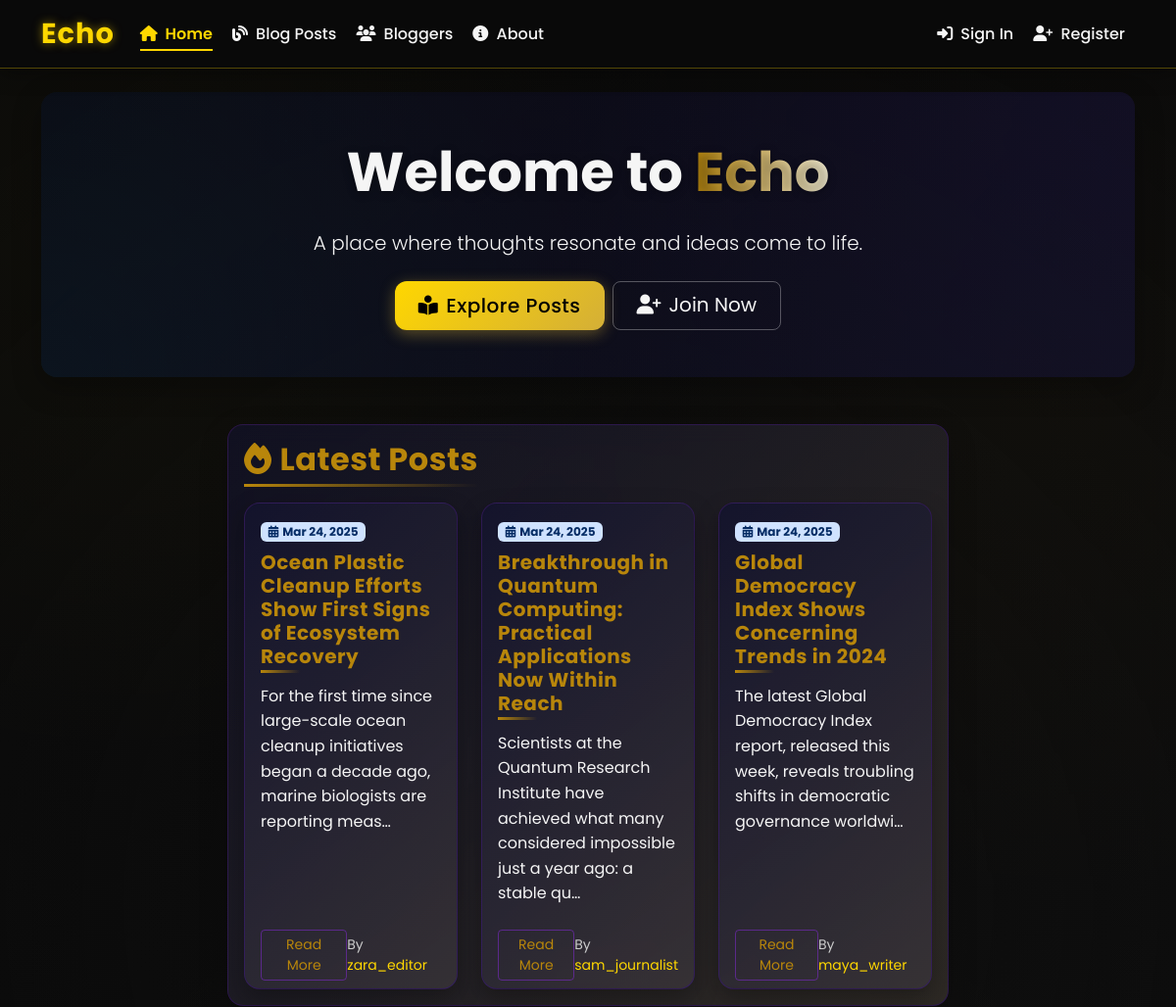
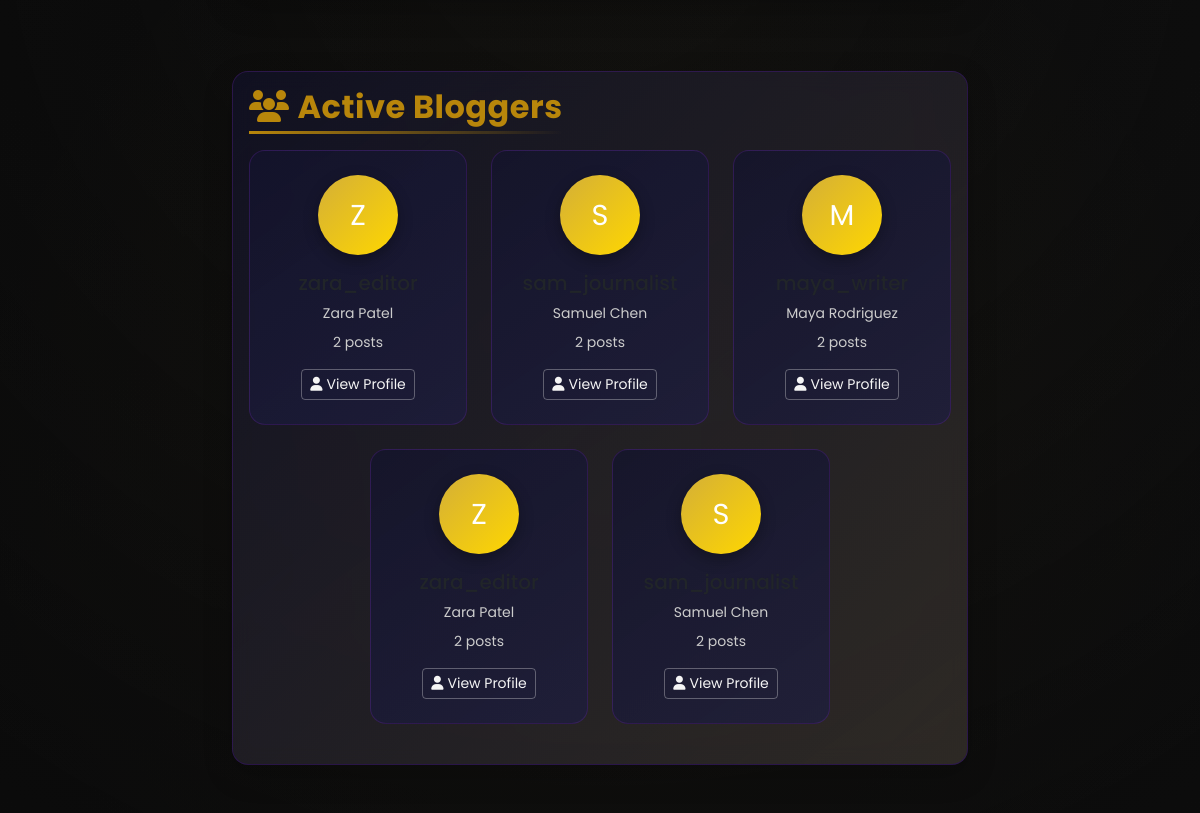
The page / on the database its author committed (2 pictures, top to bottom).
### app/models.py (models this page shows, shortened)
class BlogPost(models.Model):
    title = models.CharField(max_length=200)
    content = models.TextField()
    featured_image = models.ImageField(upload_to='blog_images/', null=True, blank=True)
    author = models.ForeignKey(User, on_delete=models.CASCADE, related_name='blog_posts')
    categories = models.ManyToManyField(Category, related_name='posts', blank=True)
    created_at = models.DateTimeField(auto_now_add=True)
    updated_at = models.DateTimeField(auto_now=True)
    class Meta:
        ordering = ['-created_at']

class User(AbstractUser):
    full_name = models.CharField(max_length=255, blank=True)
    bio = models.TextField(max_length=500, blank=True)
    location = models.CharField(max_length=100, blank=True)
    website = models.URLField(max_length=200, blank=True)
    profile_picture = models.ImageField(upload_to='profile_pics/', null=True, blank=True)
    created_at = models.DateTimeField(auto_now_add=True)
    updated_at = models.DateTimeField(auto_now=True)
    objects = UserManager()

### app/views.py (the view)
# urls.py: path('', views.home, name='home'),
def home(request):
    latest_posts = BlogPost.objects.all()[:3]
    thirty_days_ago = timezone.now() - timedelta(days=30)
    active_bloggers = User.objects.filter(
        blog_posts__created_at__gte=thirty_days_ago
    ).distinct().order_by('-blog_posts__created_at')[:5]
    categories = Category.objects.all()
    return render(request, 'index.html', {
        'latest_posts': latest_posts,
        'active_bloggers': active_bloggers,
        'categories': categories
    })

### app/templates/index.html (shortened to what this page needs)
{% extends 'base.html' %}
{% block content %}
<div class="hero-section mb-5">
    <div class="row align-items-center">
        <div class="col-lg-8 mx-auto text-center">
            <h1 class="display-4 fw-bold mb-4 hero-title">Welcome to <span class="gradient-text">Echo</span></h1>
            <p class="lead mb-4">A place where thoughts resonate and ideas come to life.</p>
            <div class="d-grid gap-2 d-sm-flex justify-content-sm-center">
                <a href="{% url 'blog_list' %}" class="btn btn-primary btn-lg px-4 gap-3">
                    <i class="fas fa-book-reader me-2"></i>Explore Posts
                </a>
                {% if not user.is_authenticated %}
                <a href="{% url 'register' %}" class="btn btn-outline-light btn-lg px-4">
                    <i class="fas fa-user-plus me-2"></i>Join Now
                </a>
                {% endif %}
            </div>
        </div>
    </div>
</div>
<div class="row mb-5">
    <div class="col-lg-8 mx-auto">
        <div class="card glass-card mb-4">
            <div class="card-body">
                <h2 class="card-title with-line"><i class="fas fa-fire me-2"></i>Latest Posts</h2>
                {% if latest_posts %}
                    <div class="row">
                        {% for post in latest_posts %}
                            <div class="col-md-4">
                                <div class="card post-card h-100">
                                    <div class="card-body">
                                        <div class="post-meta mb-2">
                                            <span class="badge bg-primary-subtle text-primary-emphasis">
                                                <i class="fas fa-calendar-alt me-1"></i>{{ post.created_at|date:"M d, Y" }}
                                            </span>
                                        </div>
                                        <h5 class="card-title mb-3">{{ post.title }}</h5>
                                        <p class="card-text">{{ post.content|truncatechars:120 }}</p>
                                    </div>
                                    <div class="card-footer bg-transparent border-0">
                                        <div class="d-flex justify-content-between align-items-center">
                                            <a href="{% url 'blog_detail' post.id %}" class="btn btn-sm btn-outline-primary">Read More</a>
                                            <small class="text-muted">
                                                By <a href="{% url 'blogger_detail' post.author.id %}">{{ post.author.username }}</a>
                                            </small>
                                        </div>
                                    </div>
                                </div>
                            </div>
                        {% endfor %}
                    </div>
                {% else %}
                    <p class="text-center my-5">No posts yet. <a href="{% url 'register' %}">Register</a> and be the first one to post!</p>
                {% endif %}
            </div>
        </div>
    </div>
</div>
<div class="row mb-5">
    <div class="col-lg-8 mx-auto">
        <div class="card glass-card">
            <div class="card-body">
                <h2 class="card-title with-line"><i class="fas fa-users me-2"></i>Active Bloggers</h2>
                {% if active_bloggers %}
                    <div class="row justify-content-center">
                        {% for blogger in active_bloggers %}
                            <div class="col-md-4 col-sm-6 mb-4">
                                <div class="blogger-card text-center">
                                    {% if blogger.profile_picture %}
                                        <img src="{{ blogger.profile_picture.url }}" alt="{{ blogger.username }}" class="rounded-circle mb-3 profile-image">
                                    {% else %}
                                        <div class="profile-image-placeholder mb-3">
                                            <span>{{ blogger.username|first|upper }}</span>
                                        </div>
                                    {% endif %}
                                    <h5 class="mb-2">{{ blogger.username }}</h5>
                                    <p class="small text-muted mb-2">
                                        {% if blogger.full_name %}{{ blogger.full_name }}{% else %}Blogger{% endif %}
                                    </p>
                                    <p class="small text-muted mb-3">
                                        {{ blogger.blog_posts.count }} post{{ blogger.blog_posts.count|pluralize }}
                                    </p>
                                    <a href="{% url 'blogger_detail' blogger.id %}" class="btn btn-sm btn-outline-light">
                                        <i class="fas fa-user me-1"></i>View Profile
                                    </a>
                                </div>
                            </div>
                        {% endfor %}
                    </div>
                {% else %}
                    <p class="text-center my-5">No active bloggers yet.</p>
                {% endif %}
            </div>
        </div>
    </div>
</div>
{% endblock %}

### app/templates/base.html (shortened to what this page needs)
<!DOCTYPE html>
<html lang="en">
<head>
    <link href="https://cdn.jsdelivr.net/npm/bootstrap@5.3.0/dist/css/bootstrap.min.css" rel="stylesheet">
    <link rel="stylesheet" href="https://cdnjs.cloudflare.com/ajax/libs/font-awesome/6.4.0/css/all.min.css">
</head>
<body>
    <div class="glow-bg"></div>
    <nav class="navbar navbar-expand-lg">
        <div class="container">
            <a class="navbar-brand" href="{% url 'home' %}">Echo</a>
            <div class="collapse navbar-collapse" id="navbarNav">
                <ul class="navbar-nav me-auto">
                    <li class="nav-item">
                        <a class="nav-link {% if request.resolver_match.url_name == 'home' %}active{% endif %}" href="{% url 'home' %}">
                            <i class="fas fa-home me-1"></i> Home
                        </a>
                    </li>
                    <li class="nav-item">
                        <a class="nav-link {% if request.resolver_match.url_name == 'blog_list' %}active{% endif %}" href="{% url 'blog_list' %}">
                            <i class="fas fa-blog me-1"></i> Blog Posts
                        </a>
                    </li>
                    <li class="nav-item">
                        <a class="nav-link {% if request.resolver_match.url_name == 'blogger_list' %}active{% endif %}" href="{% url 'blogger_list' %}">
                            <i class="fas fa-users me-1"></i> Bloggers
                        </a>
                    </li>
                    <li class="nav-item">
                        <a class="nav-link {% if request.resolver_match.url_name == 'about' %}active{% endif %}" href="{% url 'about' %}">
                            <i class="fas fa-info-circle me-1"></i> About
                        </a>
                    </li>
                </ul>
                <ul class="navbar-nav">
                    {% if user.is_authenticated %}
                        <li class="nav-item">
                            <a class="nav-link" href="{% url 'logout' %}">
                                <i class="fas fa-sign-out-alt me-1"></i> Logout
                            </a>
                        </li>
                    {% else %}
                        <li class="nav-item">
                            <a class="nav-link" href="{% url 'login' %}">
                                <i class="fas fa-sign-in-alt me-1"></i> Sign In
                            </a>
                        </li>
                        <li class="nav-item">
                            <a class="nav-link" href="{% url 'register' %}">
                                <i class="fas fa-user-plus me-1"></i> Register
                            </a>
                        </li>
                    {% endif %}
                </ul>
            </div>
        </div>
    </nav>
    <main class="container mt-4 main-container">
        {% block content %}
        {% endblock %}
    </main>
</body>
</html>

### app/templates/base.html (style rules this page uses)
:root { --primary: #FFD700; --primary-light: #FFDF45; --primary-dark: #D4AF37; --accent: #B8860B; --accent-alt: #FFF8DC; --bg-dark: #0A0A0A; --bg-card: #1A1A1A; --text-light: #F5F5F5; --text-muted: #CCCCCC; --success: #D4AF37; --warning: #FF8C00; --danger: #B22222; --card-border-radius: 16px; --btn-border-radius: 12px; --input-border-radius: 10px; }
body { background: linear-gradient(135deg, var(--bg-dark) 0%, #121212 100%); color: var(--text-light); font-family: 'Poppins', sans-serif; min-height: 100vh; position: relative; overflow-x: hidden; }
body::before { content: ''; position: fixed; top: 0; left: 0; width: 100%; height: 100%; background: radial-gradient(circle at 10% 10%, rgba(255, 215, 0, 0.05) 0%, transparent 30%), radial-gradient(circle at 90% 20%, rgba(184, 134, 11, 0.05) 0%, transparent 30%), radial-gradient(circle at 50% 80%, rgba(212, 175, 55, 0.05) 0%, transparent 40%); pointer-events: none; z-index: -1; }
.navbar { background: rgba(10, 10, 10, 0.95) !important; backdrop-filter: blur(10px); border-bottom: 1px solid rgba(255, 215, 0, 0.3); box-shadow: 0 4px 20px rgba(0, 0, 0, 0.4); position: sticky; top: 0; z-index: 1000; }
.navbar-brand { color: var(--primary) !important; font-weight: 700; font-size: 1.8rem; letter-spacing: 1px; text-shadow: 0 0 10px rgba(255, 215, 0, 0.5); transition: all 0.3s ease; }
.nav-link { color: var(--text-light) !important; font-weight: 500; position: relative; margin: 0 10px; padding: 10px 0 !important; transition: all 0.3s ease; }
.nav-link::after { content: ''; position: absolute; bottom: 5px; left: 0; width: 0; height: 2px; background: var(--primary); transition: width 0.3s ease; }
.nav-link:hover::after, .nav-link.active::after { width: 100%; }
.nav-link.active { color: var(--primary) !important; font-weight: 600; }
.card { background: linear-gradient(145deg, var(--bg-card) 0%, rgba(26, 26, 26, 0.9) 100%); border: 1px solid rgba(255, 215, 0, 0.3); box-shadow: 0 10px 25px rgba(0, 0, 0, 0.3); border-radius: var(--card-border-radius); transition: all 0.4s cubic-bezier(0.175, 0.885, 0.32, 1.275); overflow: hidden; position: relative; z-index: 1; }
.card::before { content: ''; position: absolute; top: 0; left: 0; width: 100%; height: 100%; background: linear-gradient(135deg, transparent 0%, rgba(255, 215, 0, 0.1) 100%); z-index: -1; }
.card::after { content: ''; position: absolute; top: -50%; left: -50%; width: 200%; height: 200%; background: radial-gradient(circle, rgba(184, 134, 11, 0.1) 0%, transparent 70%); opacity: 0; z-index: -1; transition: opacity 0.4s ease; }
.card-title { color: var(--accent); font-weight: 700; letter-spacing: 0.5px; margin-bottom: 15px; position: relative; display: inline-block; }
.card-title::after { content: ''; position: absolute; bottom: -5px; left: 0; width: 40px; height: 3px; background: linear-gradient(to right, var(--accent), transparent); }
.card-text { color: var(--text-light); line-height: 1.6; }
.text-muted { color: var(--text-muted) !important; }
.btn-primary { background: linear-gradient(135deg, var(--primary) 0%, var(--primary-dark) 100%); border: none; box-shadow: 0 4px 15px rgba(212, 175, 55, 0.4); border-radius: var(--btn-border-radius); font-weight: 500; letter-spacing: 0.5px; padding: 10px 20px; transition: all 0.3s ease; position: relative; overflow: hidden; z-index: 1; color: #000 !important; }
.btn-primary::before { content: ''; position: absolute; top: 0; left: -100%; width: 100%; height: 100%; background: linear-gradient(90deg, transparent, rgba(255, 255, 255, 0.2), transparent); transition: all 0.4s ease; z-index: -1; }
a { color: var(--primary); text-decoration: none; transition: all 0.3s ease; position: relative; }
.main-container { position: relative; z-index: 1; }
.glow-bg { position: fixed; top: -50%; left: -50%; width: 200%; height: 200%; background: radial-gradient(circle at center, transparent, var(--bg-dark) 70%); z-index: -1; }

### rows shown on the page
BlogPost: created_at "Mar 24, 2025", title "Ocean Plastic Cleanup Efforts Show First Signs of Ecosystem Recovery", content "For the first time since large-scale ocean cleanup initiatives began a decade ago, marine biologists are reporting meas…", author.username "zara_editor"
BlogPost: created_at "Mar 24, 2025", title "Breakthrough in Quantum Computing: Practical Applications Now Within Reach", content "Scientists at the Quantum Research Institute have achieved what many considered impossible just a year ago: a stable qu…", author.username "sam_journalist"
BlogPost: created_at "Mar 24, 2025", title "Global Democracy Index Shows Concerning Trends in 2024", content "The latest Global Democracy Index report, released this week, reveals troubling shifts in democratic governance worldwi…", author.username "maya_writer"
User: username|first "Z", full_name "Zara Patel", blog_posts.count "2"
User: username|first "S", full_name "Samuel Chen", blog_posts.count "2"
User: username|first "M", full_name "Maya Rodriguez", blog_posts.count "2"
